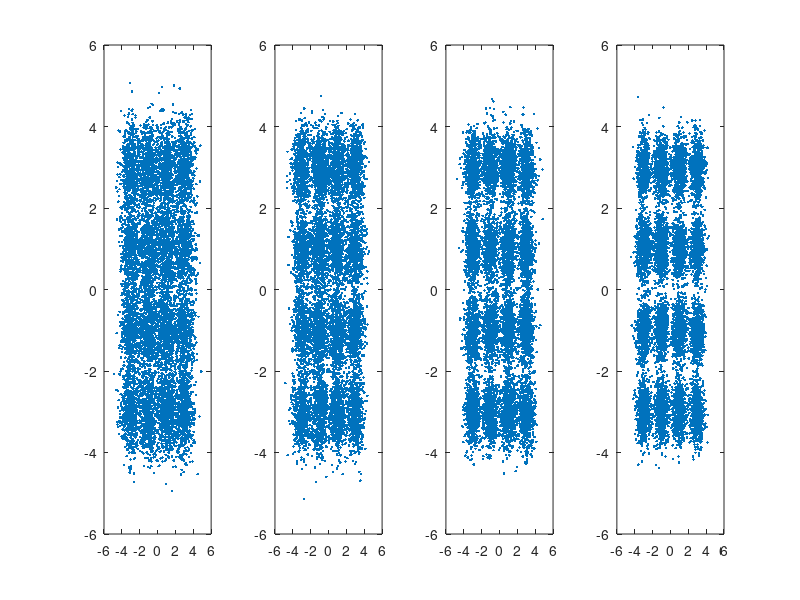

This chart was generated by the following MATLAB code:
clear;
% signal generation
% Use 100 loops to generate 100 sets of data
for j = 4:4  % bit per symbol: 1. PSK; 2. QPSK; 3.8QAM; 4. 16QAM; 5. 32QAM; 6.64QAM...
System.BitPerSymbol = j;
snr = 12:15;  % set SNR (dB)
for snrIndex= 1:length(snr)

Tx.SampleRate = 32e9; % symbol Rate
Tx.Linewidth = 0;% Linewidth of Transmitting signal carrier wave
Tx.Carrier = 0;% Frequency of Transmitting signal carrier wave
M = 2^System.BitPerSymbol;

Tx.DataSymbol = randi([0 M-1],1,10000);

% generate data with different modulations
% set the 2^3 (8QAM) modulation alone to realize the optimal 8QAM constellation diagram
if M ~= 8
    Tx.DataConstel = qammod(Tx.DataSymbol,M,'gray');
else
	tmp = Tx.DataSymbol;
	tmp2  = zeros(1,length(Tx.DataSymbol));
	for kk = 1:length(Tx.DataSymbol)
        switch tmp(kk)
            case 0
                tmp2(kk) = 1 + 1i;
            case 1
                tmp2(kk) = -1 + 1i;
            case 2
                tmp2(kk) = -1 - 1i;
            case 3
                tmp2(kk) = 1 - 1i;
            case 4
                tmp2(kk) = 1+sqrt(3);
            case 5
                tmp2(kk) = 0 + 1i .* (1+sqrt(3));
            case 6
                tmp2(kk) = 0 - 1i .* (1+sqrt(3));
            case 7
                tmp2(kk) = -1-sqrt(3);
        end
	end
	Tx.DataConstel = tmp2;
	clear tmp tmp2;
end

Tx.Signal = Tx.DataConstel;

% Load data onto carrier wave (consider noise)
N = length(Tx.Signal);
dt = 1/Tx.SampleRate;
t = dt*(0:N-1);
Phase1 = [0, cumsum(normrnd(0,sqrt(2*pi*Tx.Linewidth/(Tx.SampleRate)), 1, N-1))];
carrier1 = exp(1i*(2*pi*t*Tx.Carrier + Phase1));
Tx.Signal = Tx.Signal.*carrier1;

% Receive data under AWGN channel
Rx.Signal = awgn(Tx.Signal,snr(snrIndex),'measured');

CMAOUT = Rx.Signal;

% normalization of received data
CMAOUT=CMAOUT/sqrt(mean(abs(CMAOUT).^2));

subplot(1,4,snrIndex);
plot(Rx.Signal,'.');

end
end







